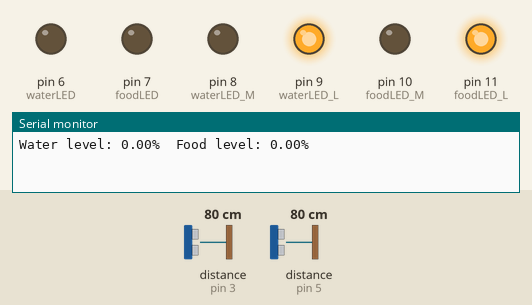
Bench run of a sketch on a simulated Arduino Uno, built with avr-gcc and run on an emulated ATmega328P. On the bench: output pins drawn as LEDs (lit = HIGH), the last lines printed to the serial monitor. Wiring (inferred from the names in the program): 2 × ultrasonic range finder: trigger pin 2, echo pin 3 / trigger pin 4, echo pin 5. Inputs (shaded band) come from the test bench; at power-on: distance to the obstacle (sensors on pin 3, pin 5) 80 cm. The echo pulse lasts 58.3 µs per cm; pins used as bus, display or sensor lines are not drawn.

Above: at 1.8 s.
1.9 s: distance to the obstacle (sensor on pin 3) set to 19 cm
5.2 s: distance to the obstacle (sensor on pin 3) set to 14 cm
At 8.2 s:
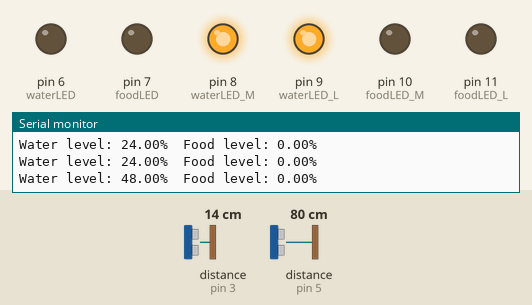
8.5 s: distance to the obstacle (sensor on pin 5) set to 19 cm
10.0 s: distance to the obstacle (sensor on pin 5) set to 15 cm
At 10.7 s:
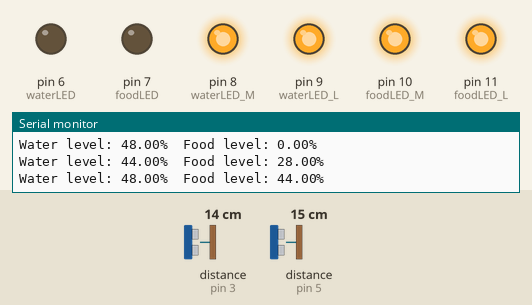
11.5 s: distance to the obstacle (sensor on pin 3) set to 8 cm
14.2 s: distance to the obstacle (sensor on pin 3) set to 5 cm
At 17.1 s:
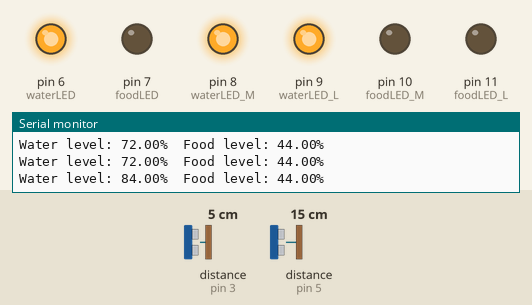
Timing chart, 0 to 18.5 s (numbered marks = the images above; inputs shaded):
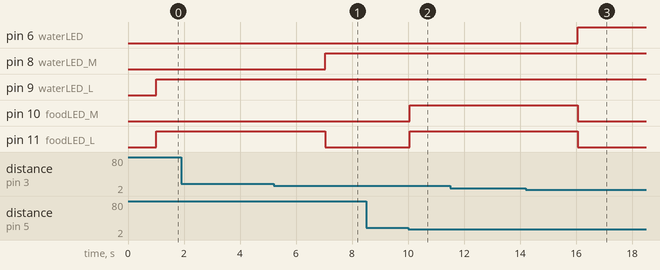

The sketch:

TRIGPIN.ino
```cpp
/*
 *
 *
 * Complete Guide for Ultrasonic Sensor HC-SR04
 *
    Ultrasonic sensor Pins:
        VCC: +5VDC
        Trig : Trigger (INPUT) - Pin11
        Echo: Echo (OUTPUT) - Pin 12
        GND: GND
 */
#define waterLED 6  // Pin for water level LED HIGH
#define waterLED_M 8  //Pin for water level LED MID
#define waterLED_L 9    //Pin for water level LED LOW

#define foodLED_M 10 //Pin for FOOD level LED MID
#define foodLED_L 11 // Pin for Fodd Level LED LOW


#define foodLED 7   // Pin for food level LED HIGH
int trigPin1 = 2;    // Trigger for water level sensor
int echoPin1 = 3;    // Echo for water level sensor
int trigPin2 = 4;    // Trigger for food level sensor
int echoPin2 = 5;    // Echo for food level sensor
long duration1, cm1;  // Variables for water level sensor
long duration2, cm2;  // Variables for food level sensor
float waterLevel = 0;
float foodLevel = 0;

void setup() {
  //Serial Port begin
  Serial.begin(9600);

  // Define inputs and outputs
  pinMode(trigPin1, OUTPUT);
  pinMode(echoPin1, INPUT);
  pinMode(trigPin2, OUTPUT);
  pinMode(echoPin2, INPUT);
  pinMode(waterLED, OUTPUT); //led for water sensor
 pinMode(waterLED_M, OUTPUT);
  pinMode(waterLED_L, OUTPUT);

  pinMode(foodLED, OUTPUT);  //led for food sensor
   pinMode(foodLED_M, OUTPUT);
    pinMode(foodLED_L, OUTPUT);
}

void loop() {
  // Water level sensor
  digitalWrite(trigPin1, LOW);
  digitalWrite(trigPin2, LOW);
  delayMicroseconds(5);
  digitalWrite(trigPin1, HIGH);
   digitalWrite(trigPin2, HIGH);
  delayMicroseconds(10);
  digitalWrite(trigPin1, LOW);
    digitalWrite(trigPin2, LOW);
  pinMode(echoPin1, INPUT);
  duration1 = pulseIn(echoPin1, HIGH);

   pinMode(echoPin2, INPUT);
  duration2 = pulseIn(echoPin2, HIGH);
  cm1 = (duration1 / 2) / 29.1; // Divide by 29.1 or multiply by 0.0343
  cm2 = (duration2 / 2) / 29.1; // Divide by 29.1 or multiply by 0.0343
  if (cm1 > 25) { // 25 is the height of the container
    cm1 = 25;
  }

  if (cm2 > 25) { // 25 is the height of the container
    cm2 = 25;
  }
  waterLevel = (25 - cm1) * 100 / 25; // Calculate water level in percentage
   foodLevel = (25 - cm2) * 100 / 25; // Calculate water level in percentage

  // Food level sensor
  digitalWrite(trigPin2, LOW);
  delayMicroseconds(5);
  digitalWrite(trigPin2, HIGH);
  delayMicroseconds(10);
  digitalWrite(trigPin2, LOW);
  pinMode(echoPin2, INPUT);
  duration2 = pulseIn(echoPin2, HIGH);
  cm2 = (duration2 / 2) / 29.1; // Divide by 29.1 or multiply by 0.0343
  if (cm2 > 25) { // 25 is the height of the container
    cm2 = 25;
  }
  foodLevel = (25 - cm2) * 100 / 25; // Calculate food level in percentage

  Serial.print("Water level: ");
  Serial.print(waterLevel);
  Serial.print("%\t");
  Serial.print("Food level: ");
  Serial.print(foodLevel);
  Serial.println("%");

  // Control LED for water level
  if (waterLevel >= 80) {
    digitalWrite(waterLED, HIGH);  // HIGH LEVEL
    digitalWrite(waterLED_M, HIGH);  // HIGH LEVEL
    digitalWrite(waterLED_L, HIGH);  // HIGH LEVEL

  }


else if (waterLevel >= 36 && waterLevel <= 79){
    digitalWrite(waterLED, LOW);  // HIGH LEVEL
      digitalWrite(waterLED_M, HIGH);  // HIGH LEVEL
    digitalWrite(waterLED_L, HIGH);  // HIGH LEVEL

 }


else if (waterLevel >= 0 && waterLevel <= 35){


    digitalWrite(waterLED, LOW);  //MID LEVEL
     digitalWrite(waterLED_M, LOW);  //
         digitalWrite(waterLED_L, HIGH);

 }

 else {
  digitalWrite(waterLED, LOW);
  digitalWrite(waterLED_M, LOW);
  digitalWrite(waterLED_L, LOW);

 }


if (foodLevel >= 80) {
    digitalWrite(foodLED, HIGH);  // HIGH LEVEL
    digitalWrite(foodLED_M, HIGH);  // HIGH LEVEL
    digitalWrite(foodLED_L, HIGH);  // HIGH LEVEL

  }


else if (foodLevel >= 36 && waterLevel <= 79){
    digitalWrite(foodLED, LOW);  // MID LEVEL
      digitalWrite(foodLED_M, HIGH);
    digitalWrite(foodLED_L, HIGH);

 }


else if (waterLevel >= 0 && waterLevel <= 35){


    digitalWrite(foodLED, LOW);  //
     digitalWrite(foodLED_M, LOW);  //
         digitalWrite(foodLED_L, HIGH);

 }

 else {
  digitalWrite(foodLED, LOW);
  digitalWrite(foodLED_M, LOW);
  digitalWrite(foodLED_L, LOW);

 }

  delay(500);
}
```

Measured:
- the behaviour switches between 17 and 16 cm on distance to the obstacle (sensor on pin 3) (found by bisection; images 0 and 1)
- the behaviour switches between 18 and 17 cm on distance to the obstacle (sensor on pin 5) (found by bisection; images 1 and 2)
- the behaviour switches between 7 and 6 cm on distance to the obstacle (sensor on pin 3) (found by bisection; images 2 and 3)
- after the input at 5.2 s, pin 8 (waterLED_M): LOW → HIGH after 1.8 s; pin 11 (foodLED_L): HIGH → LOW after 1.8 s
- after the input at 10.0 s, pin 10 (foodLED_M), pin 11 (foodLED_L): LOW → HIGH after 0.06 s
- after the input at 14.2 s, pin 6 (waterLED): LOW → HIGH after 1.9 s; pin 10 (foodLED_M), pin 11 (foodLED_L): HIGH → LOW after 1.9 s
